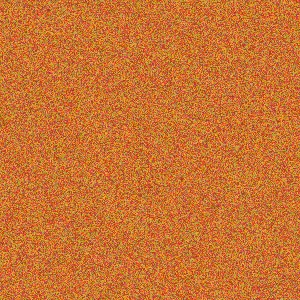
#> input picture sesion_2/foto.jpg, 300 x 300 px
$ python laboratorios.py
#> lines starting #> are read from the running program, lines starting #| are printed output that depends on the picture
# ==============================================================================
# ASIGNATURA: Inteligencia Artificial II - Sesión 2
# DOCENTE: Amaury Giovanni Méndez Aguirre
# DESCRIPCIÓN: Implementación de los Laboratorios 1 y 2 (Color, Grises e Histograma)
# ==============================================================================

import os
import cv2
import numpy as np
import matplotlib.pyplot as plt


def laboratorio_1_transformacion_espacios():
    """
    TALLER DE LABORATORIO 1: TRANSFORMACIÓN DE ESPACIOS
    Conversión BGR a escala de grises ponderada manual vs OpenCV.
    """
    print("=" * 60)
    print("LABORATORIO 1: CONVERSIÓN A ESCALA DE GRISES (PRODUCTO PUNTO)")
    print("=" * 60)

    # 1. Píxel BGR amarillo puro (Azul=0, Verde=255, Rojo=255)
    pixel_amarillo_bgr = np.array([0, 255, 255], dtype=np.float32)

    # 2. Pesos de luminancia ajustados al orden BGR:
    # Y = 0.114 * B + 0.587 * G + 0.299 * R
    pesos_bgr = np.array([0.114, 0.587, 0.299], dtype=np.float32)

    # Cálculo del producto punto manual
    gris_calculado = np.dot(pixel_amarillo_bgr, pesos_bgr)

    print("1 y 2. Píxel BGR (Amarillo puro):", pixel_amarillo_bgr)
    print(f"3. Valor en escala de grises calculado manualmente: {gris_calculado:.2f}")
    print(f"   (Valor entero redondeado uint8: {np.uint8(gris_calculado)})\n")

    # 4. Verificación con OpenCV en una imagen
    # Creamos una imagen sintética de prueba si no existe una en disco
    ruta_imagen = "muestra.jpg"
    if not os.path.exists(ruta_imagen):
        # Crear imagen sintética de 100x100 píxeles color amarillo
        img_prueba = np.zeros((100, 100, 3), dtype=np.uint8)
        img_prueba[:, :] = [0, 255, 255]  # Amarillo en BGR
        cv2.imwrite(ruta_imagen, img_prueba)
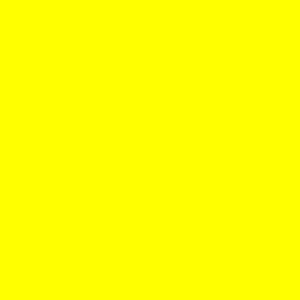
#> saved as muestra.jpg: shape (100, 100, 3) (shown 3 times larger); mean B, G, R 0, 255, 255

    imagen_real = cv2.imread(ruta_imagen)
    img_gris_opencv = cv2.cvtColor(imagen_real, cv2.COLOR_BGR2GRAY)
#> img_gris_opencv: shape (100, 100); every value is 226

    print("4. Verificación con cv2.cvtColor:")
    print(f"   Valor de gris obtenido por OpenCV: {img_gris_opencv[0, 0]}")
#|    Valor de gris obtenido por OpenCV: 226
    print("=" * 60 + "\n")


def laboratorio_2_analisis_estadistico_histograma():
    """
    TALLER DE LABORATORIO 2: ANÁLISIS ESTADÍSTICO DE HISTOGRAMAS
    Cálculo de histogramas por canal y graficado superpuesto.
    """
    print("=" * 60)
    print("LABORATORIO 2: ANÁLISIS ESTADÍSTICO Y HISTOGRAMA RGB/BGR")
    print("=" * 60)

    ruta_imagen = "foto.jpg"

    # Si la imagen no existe en la carpeta, creamos una de prueba con gradiente
    if not os.path.exists(ruta_imagen):
        alto, ancho = 300, 300
        imagen_demo = np.zeros((alto, ancho, 3), dtype=np.uint8)
        # Llenar canal Rojo y Verde para simular tonalidad cálida
        imagen_demo[:, :, 0] = np.random.randint(0, 100, (alto, ancho))  # Azul bajo
        imagen_demo[:, :, 1] = np.random.randint(50, 180, (alto, ancho)) # Verde medio
        imagen_demo[:, :, 2] = np.random.randint(150, 255, (alto, ancho))# Rojo alto
        cv2.imwrite(ruta_imagen, imagen_demo)
        print(f"[INFO] Se ha generado '{ruta_imagen}' de prueba para el gráfico.")

    # 1. Cargar imagen en formato BGR
    imagen = cv2.imread(ruta_imagen)
#> imagen is the input picture: shape (300, 300, 3); mean B, G, R 49.7, 114.7, 202

    # 2. Separar los 3 canales (B, G, R)
    canal_b, canal_g, canal_r = cv2.split(imagen)
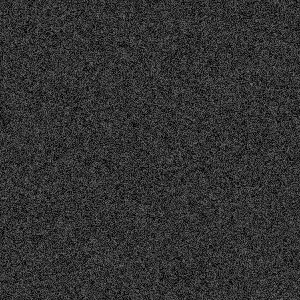
#> canal_b: shape (300, 300); min 0, max 134, mean 49.7
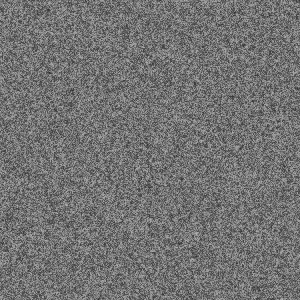
#> canal_g: shape (300, 300); min 42, max 189, mean 114.7
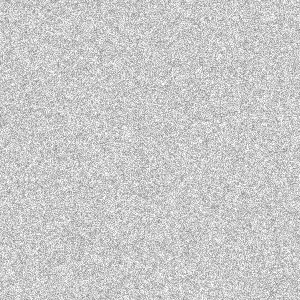
#> canal_r: shape (300, 300); min 121, max 255, mean 202

    # 3 y 4. Calcular e imprimir/graficar histogramas
    colores = ('blue', 'green', 'red')
    canales = (canal_b, canal_g, canal_r)

    plt.figure(figsize=(8, 5))
    plt.title("Distribución de Intensidades por Canal (Histograma Superpuesto)")
    plt.xlabel("Valor del Píxel (0-255)")
    plt.ylabel("Frecuencia (Cantidad de Píxeles)")

    promedios = {}
    for canal, color, nombre in zip(canales, colores, ('Azul (B)', 'Verde (G)', 'Rojo (R)')):
        # Calcular histograma usando OpenCV
        hist = cv2.calcHist([canal], [0], None, [256], [0, 256])
        plt.plot(hist, color=color, label=f"Canal {nombre}")
        promedios[nombre] = np.mean(canal)
#> this loop made 3 passes
#> (color, nombre) on passes 1 to 3: ('blue', 'Azul (B)'), ('green', 'Verde (G)'), ('red', 'Rojo (R)')
#> after the loop, promedios = {'Azul (B)': 49.67, 'Verde (G)': 114.7, 'Rojo (R)': 202}

    plt.legend()
    plt.grid(True, linestyle='--', alpha=0.6)

    # Guardar el gráfico como imagen para ver el resultado en Codespaces
    archivo_grafico = "histograma_resultado.png"
    plt.savefig(archivo_grafico)
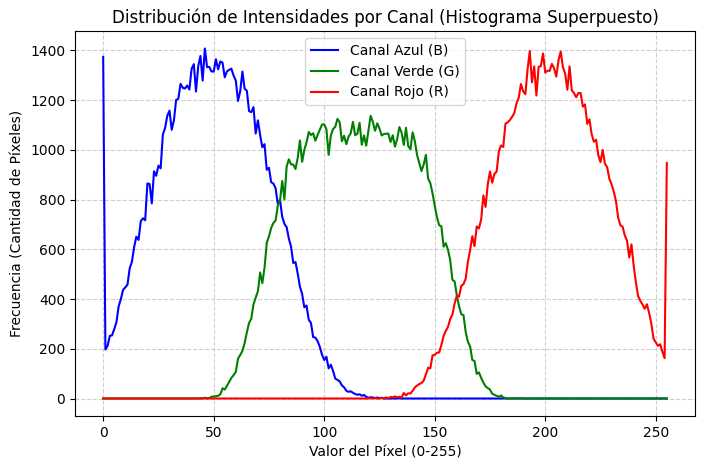
#> figure drawn by matplotlib, 1 panel; curve peaks at x = 46, y = 1408; curve peaks at x = 121, y = 1137; curve peaks at x = 193, y = 1398
    plt.close()

    print(f"Gráfico del histograma guardado exitosamente como '{archivo_grafico}'.")

    # 5. Conclusión analítica automatizada
    print("\n5. Conclusión analítica del Histograma:")
    color_dominante = max(promedios, key=promedios.get)
#> color_dominante = 'Rojo (R)'
    for canal_nom, prom in promedios.items():
        print(f"   - Promedio de intensidad {canal_nom}: {prom:.2f}")
#> this loop made 3 passes
#> (canal_nom, prom) on passes 1 to 3: ('Azul (B)', 49.67), ('Verde (G)', 114.7), ('Rojo (R)', 202)
#|    - Promedio de intensidad Azul (B): 49.67
#|    - Promedio de intensidad Verde (G): 114.70
#|    - Promedio de intensidad Rojo (R): 201.97

    print(f"\n   -> Conclusión: El color dominante en la iluminación de la foto es el **{color_dominante}**, ")
#|    -> Conclusión: El color dominante en la iluminación de la foto es el **Rojo (R)**,
    print("      debido a que presenta las mayores frecuencias acumuladas hacia la derecha del histograma.")
    print("=" * 60 + "\n")


if __name__ == "__main__":
    laboratorio_1_transformacion_espacios()
    laboratorio_2_analisis_estadistico_histograma()
